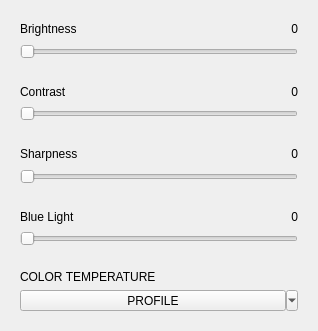
<?xml version="1.0" encoding="UTF-8"?>
<ui version="4.0">
 <class>Form</class>
 <widget class="QWidget" name="Form">
  <property name="geometry">
   <rect>
    <x>0</x>
    <y>0</y>
    <width>318</width>
    <height>331</height>
   </rect>
  </property>
  <property name="windowTitle">
   <string>Monitor Control</string>
  </property>
  <layout class="QVBoxLayout" name="verticalLayout">
   <item>
    <widget class="QWidget" name="brightness" native="true">
     <layout class="QGridLayout" name="gridLayout">
      <item row="0" column="1">
       <widget class="QLabel" name="bvalue">
        <property name="layoutDirection">
         <enum>Qt::LeftToRight</enum>
        </property>
        <property name="text">
         <string>0</string>
        </property>
        <property name="alignment">
         <set>Qt::AlignRight|Qt::AlignTrailing|Qt::AlignVCenter</set>
        </property>
       </widget>
      </item>
      <item row="0" column="0">
       <widget class="QLabel" name="btitle">
        <property name="text">
         <string>Brightness</string>
        </property>
       </widget>
      </item>
      <item row="2" column="0" colspan="2">
       <widget class="QSlider" name="bslider">
        <property name="maximum">
         <number>100</number>
        </property>
        <property name="orientation">
         <enum>Qt::Horizontal</enum>
        </property>
       </widget>
      </item>
     </layout>
    </widget>
   </item>
   <item>
    <widget class="QWidget" name="contrast" native="true">
     <layout class="QGridLayout" name="gridLayout_2">
      <item row="2" column="0" colspan="2">
       <widget class="QSlider" name="cslider">
        <property name="maximum">
         <number>100</number>
        </property>
        <property name="orientation">
         <enum>Qt::Horizontal</enum>
        </property>
       </widget>
      </item>
      <item row="0" column="0">
       <widget class="QLabel" name="ctitle">
        <property name="text">
         <string>Contrast</string>
        </property>
       </widget>
      </item>
      <item row="0" column="1">
       <widget class="QLabel" name="cvalue">
        <property name="layoutDirection">
         <enum>Qt::LeftToRight</enum>
        </property>
        <property name="text">
         <string>0</string>
        </property>
        <property name="alignment">
         <set>Qt::AlignRight|Qt::AlignTrailing|Qt::AlignVCenter</set>
        </property>
       </widget>
      </item>
     </layout>
    </widget>
   </item>
   <item>
    <widget class="QWidget" name="sharpness" native="true">
     <layout class="QGridLayout" name="gridLayout_3">
      <item row="2" column="0" colspan="2">
       <widget class="QSlider" name="sslider">
        <property name="maximum">
         <number>10</number>
        </property>
        <property name="pageStep">
         <number>2</number>
        </property>
        <property name="orientation">
         <enum>Qt::Horizontal</enum>
        </property>
       </widget>
      </item>
      <item row="0" column="0">
       <widget class="QLabel" name="stitle">
        <property name="text">
         <string>Sharpness</string>
        </property>
       </widget>
      </item>
      <item row="0" column="1">
       <widget class="QLabel" name="svalue">
        <property name="layoutDirection">
         <enum>Qt::LeftToRight</enum>
        </property>
        <property name="text">
         <string>0</string>
        </property>
        <property name="alignment">
         <set>Qt::AlignRight|Qt::AlignTrailing|Qt::AlignVCenter</set>
        </property>
       </widget>
      </item>
     </layout>
    </widget>
   </item>
   <item>
    <widget class="QWidget" name="bluelight" native="true">
     <layout class="QGridLayout" name="gridLayout_4">
      <item row="2" column="0" colspan="2">
       <widget class="QSlider" name="blslider">
        <property name="maximum">
         <number>10</number>
        </property>
        <property name="pageStep">
         <number>2</number>
        </property>
        <property name="orientation">
         <enum>Qt::Horizontal</enum>
        </property>
       </widget>
      </item>
      <item row="0" column="0">
       <widget class="QLabel" name="bltitle">
        <property name="text">
         <string>Blue Light</string>
        </property>
       </widget>
      </item>
      <item row="0" column="1">
       <widget class="QLabel" name="blvalue">
        <property name="layoutDirection">
         <enum>Qt::LeftToRight</enum>
        </property>
        <property name="text">
         <string>0</string>
        </property>
        <property name="alignment">
         <set>Qt::AlignRight|Qt::AlignTrailing|Qt::AlignVCenter</set>
        </property>
       </widget>
      </item>
     </layout>
    </widget>
   </item>
   <item>
    <widget class="QWidget" name="colortemp" native="true">
     <layout class="QVBoxLayout" name="verticalLayout_2">
      <item>
       <widget class="QLabel" name="cttitle">
        <property name="text">
         <string>COLOR TEMPERATURE</string>
        </property>
       </widget>
      </item>
      <item>
       <widget class="QToolButton" name="toolButton">
        <property name="sizePolicy">
         <sizepolicy hsizetype="Preferred" vsizetype="Fixed">
          <horstretch>0</horstretch>
          <verstretch>0</verstretch>
         </sizepolicy>
        </property>
        <property name="text">
         <string>PROFILE</string>
        </property>
        <property name="popupMode">
         <enum>QToolButton::MenuButtonPopup</enum>
        </property>
        <property name="toolButtonStyle">
         <enum>Qt::ToolButtonIconOnly</enum>
        </property>
        <property name="autoRaise">
         <bool>false</bool>
        </property>
        <property name="arrowType">
         <enum>Qt::NoArrow</enum>
        </property>
       </widget>
      </item>
     </layout>
    </widget>
   </item>
  </layout>
 </widget>
 <resources/>
 <connections/>
</ui>
